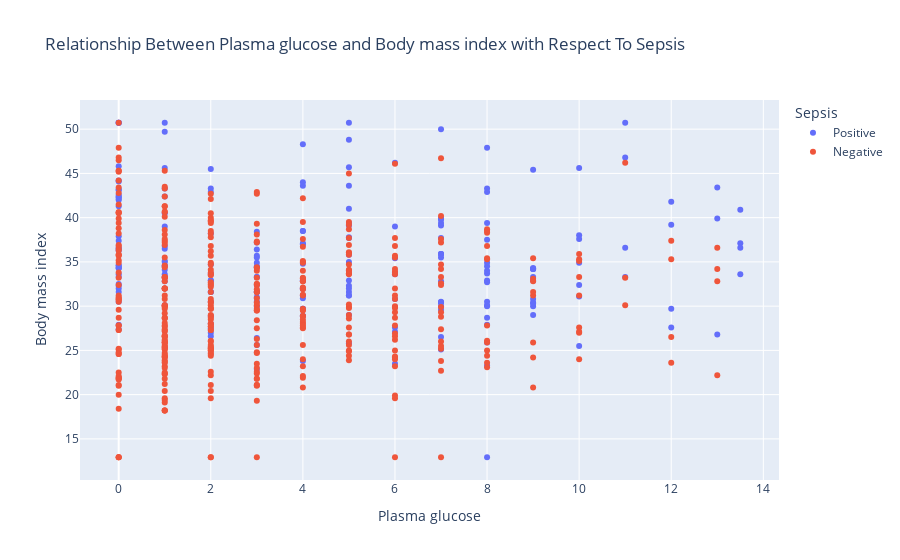

Notebook source saved alongside this figure:
### Markdown cell above
#### 6.2 Relationship Between Plasma glucose and Body mass index with Respect To Sepsis

### Code cell
fig_5=px.scatter(train, x="Plasma glucose", y= "Body mass index",color= "Sepsis", 
                 title= "Relationship Between Plasma glucose and Body mass index with Respect To Sepsis")

iplot(fig_5)

### Figure 1 — Plotly figure (JSON) as saved in the notebook; plotly's stock layout.template omitted (floating-point values rounded to 4 significant figures; data arrays with more than 128 entries replaced by an {"elided": "..."} marker saying what was removed)
{"data": [{"hovertemplate": "Sepsis=Positive<br>Plasma glucose=%{x}<br>Body mass index=%{y}<extra></extra>", "legendgroup": "Positive", "marker": {"color": "#636efa", "symbol": "circle"}, "mode": "markers", "name": "Positive", "orientation": "v", "showlegend": true, "type": "scatter", "x": {"elided": "208 float values"}, "xaxis": "x", "y": {"elided": "208 float values"}, "yaxis": "y"}, {"hovertemplate": "Sepsis=Negative<br>Plasma glucose=%{x}<br>Body mass index=%{y}<extra></extra>", "legendgroup": "Negative", "marker": {"color": "#EF553B", "symbol": "circle"}, "mode": "markers", "name": "Negative", "orientation": "v", "showlegend": true, "type": "scatter", "x": {"elided": "391 int values"}, "xaxis": "x", "y": {"elided": "391 float values"}, "yaxis": "y"}], "layout": {"legend": {"title": {"text": "Sepsis"}, "tracegroupgap": 0}, "title": {"text": "Relationship Between Plasma glucose and Body mass index with Respect To Sepsis"}, "xaxis": {"anchor": "y", "domain": [0, 1], "title": {"text": "Plasma glucose"}}, "yaxis": {"anchor": "x", "domain": [0, 1], "title": {"text": "Body mass index"}}}}
